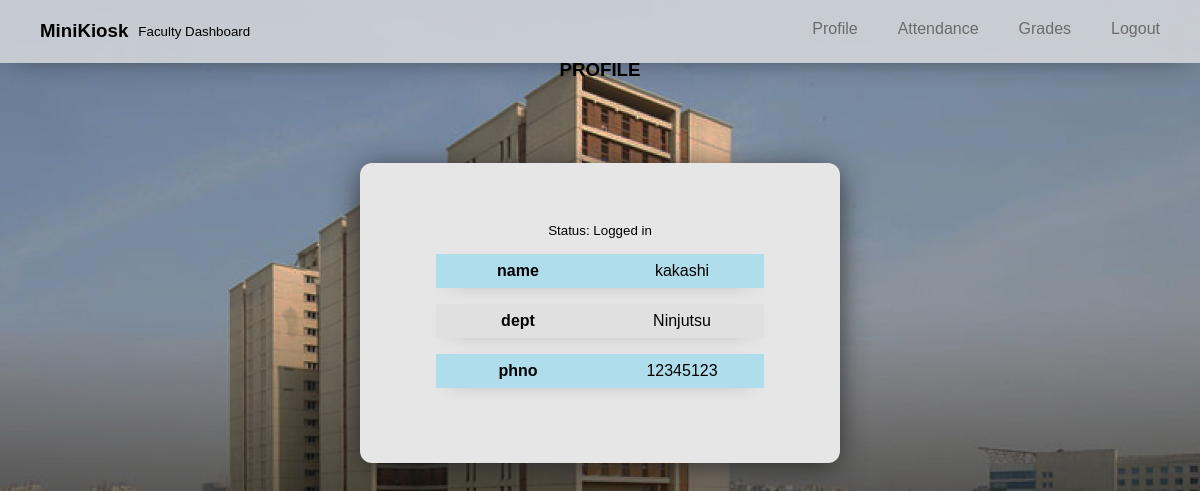
/teacher/teacherProfile.php (signed in), run on the app's committed database.
### tables this page shows
CREATE TABLE `faculty` (
  `id` int(11) NOT NULL,
  `name` varchar(255) DEFAULT NULL,
  `phno` int(11) DEFAULT NULL,
  `password` varchar(255) DEFAULT NULL,
  `dept` varchar(255) DEFAULT NULL
);

### teacher/teacherProfile.php (the view, shortened to what this page needs)
<?php
include "../partials/sql_connect.php";
?>
<?php
$id = $_SESSION['id'];
$faculty_res = mysqli_query($conn, "select name,dept,phno from faculty where id = $id");
$faculty = mysqli_fetch_assoc($faculty_res);
?>
<head>
    <link rel="stylesheet" href="static/teacher.css">
</head>
<body>
    <?php include "../partials/navbarTeacher.php"  ?>
    <div id="container">
        <h3>PROFILE</h3>
        <div id="profile-wrapper">
            <small>Status: Logged in</small>
            <table>
                <?php
                foreach ($faculty as $key => $val) {
                    echo "<tr>
                    <th> $key</th>
                    <td>$val</td>
                    </tr>";
                }
                ?>
            </table>
        </div>
    </div>
</body>

### teacher/static/teacher.css (style rules this page uses)
* { margin: 0; padding: 0; font-family: sans-serif; }
body { background-image: url("../assets/jaypee.jpg"); background-size: 100%; background-attachment: fixed; }
#profile-wrapper { padding: 40px; margin-top: 100px; margin-left: auto; margin-right: auto; background: #e6e6e6; min-height: 220px; max-width: 400px; box-shadow: 0px 5px 30px -3px rgb(37, 37, 37); border-radius: 12px; display: flex; flex-direction: column; justify-content: center; align-items: center; }
#container h3 { position: absolute; left: 50%; top: 50%; transform: translate(-50%, -1550%); }
table { border-collapse: separate; border-spacing: 0 1rem; }
th, td, tr { min-width: 150px; padding: 8px 7px; text-align: center; }
tr { box-shadow: 0px 5px 20px -15px rgb(37, 37, 37); }
tr:nth-child(odd) { background-color: rgba(144, 216, 238, 0.637); }
tr:nth-child(even) { background-color: rgba(223, 223, 223, 0.808); }
td { margin: 10px; }

### data on the page
faculty: name "kakashi", dept "Ninjutsu", phno "12345123"

### other printed values
$key "name"
$key "dept"
$key "phno"
